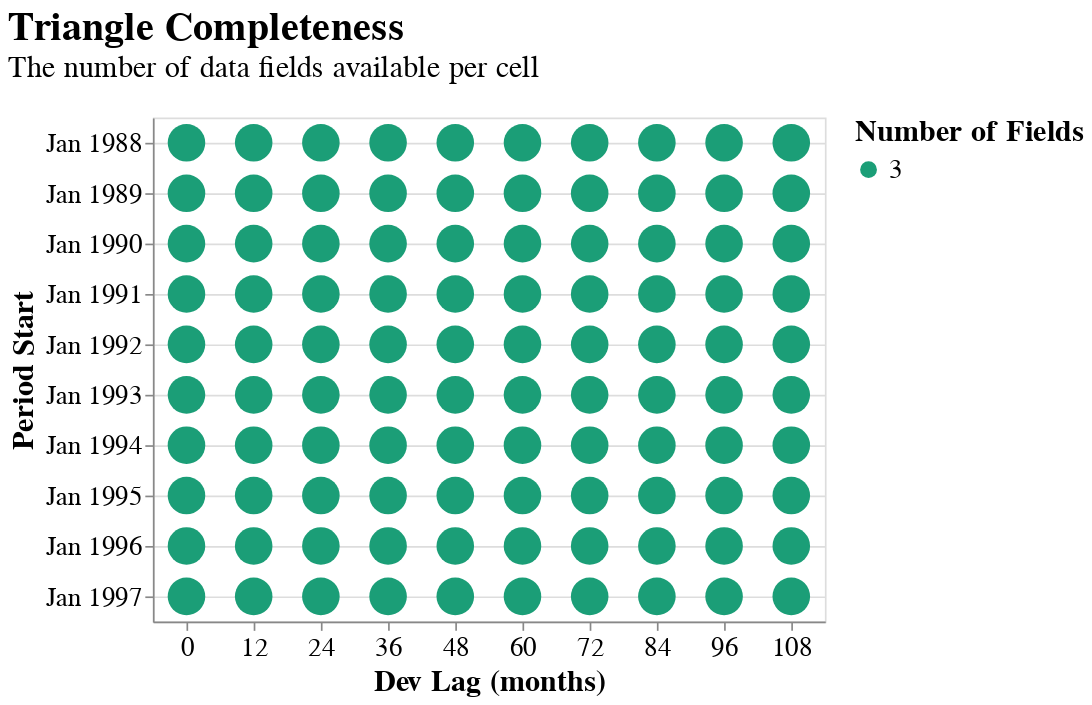

The code cell stored with this chart in its notebook:
### Markdown cell above
# Triangle Inspection

### Code cell
meyers = tri.meyers_tri
meyers.plot_data_completeness()

### Figure 1 — Vega-Lite specification as saved in the notebook (floating-point values rounded to 4 significant figures)
{"autosize": {"contains": "content", "resize": true}, "config": {"style": {"group-title": {"fontSize": 24}, "group-subtitle": {"fontSize": 18}, "guide-label": {"fontSize": 16, "font": "sans-serif"}, "guide-title": {"fontSize": 18, "font": "sans-serif"}}, "mark": {"color": "#1f8fff"}, "title": {"anchor": "start", "offset": 20}, "legend": {"orient": "right", "titleAnchor": "start", "layout": {"direction": "vertical"}, "labelFontSize": 16.0, "titleFontSize": 18.0}, "axis": {"labelFontSize": 16.0, "titleFontSize": 18.0}}, "data": {"values": [{"period_start": "1988-01-01T00:00:00", "period_end": "1988-12-31T00:00:00", "evaluation_date": "1988-12-31T00:00:00", "dev_lag": 0.0, "Number of Fields": 3, "Fields": "Paid Loss ($952,000), Reported Loss ($1,722,000), Earned Premium ($5,812,000)"}, {"period_start": "1988-01-01T00:00:00", "period_end": "1988-12-31T00:00:00", "evaluation_date": "1989-12-31T00:00:00", "dev_lag": 12.0, "Number of Fields": 3, "Fields": "Paid Loss ($1,529,000), Reported Loss ($3,830,000), Earned Premium ($5,812,000)"}, {"period_start": "1988-01-01T00:00:00", "period_end": "1988-12-31T00:00:00", "evaluation_date": "1990-12-31T00:00:00", "dev_lag": 24.0, "Number of Fields": 3, "Fields": "Paid Loss ($2,813,000), Reported Loss ($3,603,000), Earned Premium ($5,812,000)"}, {"period_start": "1988-01-01T00:00:00", "period_end": "1988-12-31T00:00:00", "evaluation_date": "1991-12-31T00:00:00", "dev_lag": 36.0, "Number of Fields": 3, "Fields": "Paid Loss ($3,647,000), Reported Loss ($3,835,000), Earned Premium ($5,812,000)"}, {"period_start": "1988-01-01T00:00:00", "period_end": "1988-12-31T00:00:00", "evaluation_date": "1992-12-31T00:00:00", "dev_lag": 48.0, "Number of Fields": 3, "Fields": "Paid Loss ($3,724,000), Reported Loss ($3,873,000), Earned Premium ($5,812,000)"}, {"period_start": "1988-01-01T00:00:00", "period_end": "1988-12-31T00:00:00", "evaluation_date": "1993-12-31T00:00:00", "dev_lag": 60.0, "Number of Fields": 3, "Fields": "Paid Loss ($3,832,000), Reported Loss ($3,895,000), Earned Premium ($5,812,000)"}, {"period_start": "1988-01-01T00:00:00", "period_end": "1988-12-31T00:00:00", "evaluation_date": "1994-12-31T00:00:00", "dev_lag": 72.0, "Number of Fields": 3, "Fields": "Paid Loss ($3,899,000), Reported Loss ($3,918,000), Earned Premium ($5,812,000)"}, {"period_start": "1988-01-01T00:00:00", "period_end": "1988-12-31T00:00:00", "evaluation_date": "1995-12-31T00:00:00", "dev_lag": 84.0, "Number of Fields": 3, "Fields": "Paid Loss ($3,907,000), Reported Loss ($3,918,000), Earned Premium ($5,812,000)"}, {"period_start": "1988-01-01T00:00:00", "period_end": "1988-12-31T00:00:00", "evaluation_date": "1996-12-31T00:00:00", "dev_lag": 96.0, "Number of Fields": 3, "Fields": "Paid Loss ($3,911,000), Reported Loss ($3,917,000), Earned Premium ($5,812,000)"}, {"period_start": "1988-01-01T00:00:00", "period_end": "1988-12-31T00:00:00", "evaluation_date": "1997-12-31T00:00:00", "dev_lag": 108.0, "Number of Fields": 3, "Fields": "Paid Loss ($3,912,000), Reported Loss ($3,917,000), Earned Premium ($5,812,000)"}, {"period_start": "1989-01-01T00:00:00", "period_end": "1989-12-31T00:00:00", "evaluation_date": "1989-12-31T00:00:00", "dev_lag": 0.0, "Number of Fields": 3, "Fields": "Paid Loss ($849,000), Reported Loss ($1,581,000), Earned Premium ($4,908,000)"}, {"period_start": "1989-01-01T00:00:00", "period_end": "1989-12-31T00:00:00", "evaluation_date": "1990-12-31T00:00:00", "dev_lag": 12.0, "Number of Fields": 3, "Fields": "Paid Loss ($1,564,000), Reported Loss ($2,192,000), Earned Premium ($4,908,000)"}, {"period_start": "1989-01-01T00:00:00", "period_end": "1989-12-31T00:00:00", "evaluation_date": "1991-12-31T00:00:00", "dev_lag": 24.0, "Number of Fields": 3, "Fields": "Paid Loss ($2,202,000), Reported Loss ($2,528,000), Earned Premium ($4,908,000)"}, {"period_start": "1989-01-01T00:00:00", "period_end": "1989-12-31T00:00:00", "evaluation_date": "1992-12-31T00:00:00", "dev_lag": 36.0, "Number of Fields": 3, "Fields": "Paid Loss ($2,432,000), Reported Loss ($2,533,000), Earned Premium ($4,908,000)"}, {"period_start": "1989-01-01T00:00:00", "period_end": "1989-12-31T00:00:00", "evaluation_date": "1993-12-31T00:00:00", "dev_lag": 48.0, "Number of Fields": 3, "Fields": "Paid Loss ($2,468,000), Reported Loss ($2,528,000), Earned Premium ($4,908,000)"}, {"period_start": "1989-01-01T00:00:00", "period_end": "1989-12-31T00:00:00", "evaluation_date": "1994-12-31T00:00:00", "dev_lag": 60.0, "Number of Fields": 3, "Fields": "Paid Loss ($2,487,000), Reported Loss ($2,530,000), Earned Premium ($4,908,000)"}, {"period_start": "1989-01-01T00:00:00", "period_end": "1989-12-31T00:00:00", "evaluation_date": "1995-12-31T00:00:00", "dev_lag": 72.0, "Number of Fields": 3, "Fields": "Paid Loss ($2,513,000), Reported Loss ($2,534,000), Earned Premium ($4,908,000)"}, {"period_start": "1989-01-01T00:00:00", "period_end": "1989-12-31T00:00:00", "evaluation_date": "1996-12-31T00:00:00", "dev_lag": 84.0, "Number of Fields": 3, "Fields": "Paid Loss ($2,526,000), Reported Loss ($2,541,000), Earned Premium ($4,908,000)"}, {"period_start": "1989-01-01T00:00:00", "period_end": "1989-12-31T00:00:00", "evaluation_date": "1997-12-31T00:00:00", "dev_lag": 96.0, "Number of Fields": 3, "Fields": "Paid Loss ($2,531,000), Reported Loss ($2,538,000), Earned Premium ($4,908,000)"}, {"period_start": "1989-01-01T00:00:00", "period_end": "1989-12-31T00:00:00", "evaluation_date": "1998-12-31T00:00:00", "dev_lag": 108.0, "Number of Fields": 3, "Fields": "Paid Loss ($2,527,000), Reported Loss ($2,532,000), Earned Premium ($4,908,000)"}, {"period_start": "1990-01-01T00:00:00", "period_end": "1990-12-31T00:00:00", "evaluation_date": "1990-12-31T00:00:00", "dev_lag": 0.0, "Number of Fields": 3, "Fields": "Paid Loss ($983,000), Reported Loss ($1,834,000), Earned Premium ($5,454,000)"}, {"period_start": "1990-01-01T00:00:00", "period_end": "1990-12-31T00:00:00", "evaluation_date": "1991-12-31T00:00:00", "dev_lag": 12.0, "Number of Fields": 3, "Fields": "Paid Loss ($2,211,000), Reported Loss ($3,009,000), Earned Premium ($5,454,000)"}, {"period_start": "1990-01-01T00:00:00", "period_end": "1990-12-31T00:00:00", "evaluation_date": "1992-12-31T00:00:00", "dev_lag": 24.0, "Number of Fields": 3, "Fields": "Paid Loss ($2,830,000), Reported Loss ($3,488,000), Earned Premium ($5,454,000)"}, {"period_start": "1990-01-01T00:00:00", "period_end": "1990-12-31T00:00:00", "evaluation_date": "1993-12-31T00:00:00", "dev_lag": 36.0, "Number of Fields": 3, "Fields": "Paid Loss ($3,832,000), Reported Loss ($4,000,000), Earned Premium ($5,454,000)"}, {"period_start": "1990-01-01T00:00:00", "period_end": "1990-12-31T00:00:00", "evaluation_date": "1994-12-31T00:00:00", "dev_lag": 48.0, "Number of Fields": 3, "Fields": "Paid Loss ($4,039,000), Reported Loss ($4,105,000), Earned Premium ($5,454,000)"}, {"period_start": "1990-01-01T00:00:00", "period_end": "1990-12-31T00:00:00", "evaluation_date": "1995-12-31T00:00:00", "dev_lag": 60.0, "Number of Fields": 3, "Fields": "Paid Loss ($4,065,000), Reported Loss ($4,087,000), Earned Premium ($5,454,000)"}, {"period_start": "1990-01-01T00:00:00", "period_end": "1990-12-31T00:00:00", "evaluation_date": "1996-12-31T00:00:00", "dev_lag": 72.0, "Number of Fields": 3, "Fields": "Paid Loss ($4,102,000), Reported Loss ($4,112,000), Earned Premium ($5,454,000)"}, {"period_start": "1990-01-01T00:00:00", "period_end": "1990-12-31T00:00:00", "evaluation_date": "1997-12-31T00:00:00", "dev_lag": 84.0, "Number of Fields": 3, "Fields": "Paid Loss ($4,155,000), Reported Loss ($4,170,000), Earned Premium ($5,454,000)"}, {"period_start": "1990-01-01T00:00:00", "period_end": "1990-12-31T00:00:00", "evaluation_date": "1998-12-31T00:00:00", "dev_lag": 96.0, "Number of Fields": 3, "Fields": "Paid Loss ($4,268,000), Reported Loss ($4,271,000), Earned Premium ($5,454,000)"}, {"period_start": "1990-01-01T00:00:00", "period_end": "1990-12-31T00:00:00", "evaluation_date": "1999-12-31T00:00:00", "dev_lag": 108.0, "Number of Fields": 3, "Fields": "Paid Loss ($4,274,000), Reported Loss ($4,279,000), Earned Premium ($5,454,000)"}, {"period_start": "1991-01-01T00:00:00", "period_end": "1991-12-31T00:00:00", "evaluation_date": "1991-12-31T00:00:00", "dev_lag": 0.0, "Number of Fields": 3, "Fields": "Paid Loss ($1,657,000), Reported Loss ($2,305,000), Earned Premium ($5,165,000)"}, {"period_start": "1991-01-01T00:00:00", "period_end": "1991-12-31T00:00:00", "evaluation_date": "1992-12-31T00:00:00", "dev_lag": 12.0, "Number of Fields": 3, "Fields": "Paid Loss ($2,685,000), Reported Loss ($3,473,000), Earned Premium ($5,165,000)"}, {"period_start": "1991-01-01T00:00:00", "period_end": "1991-12-31T00:00:00", "evaluation_date": "1993-12-31T00:00:00", "dev_lag": 24.0, "Number of Fields": 3, "Fields": "Paid Loss ($3,169,000), Reported Loss ($3,713,000), Earned Premium ($5,165,000)"}, {"period_start": "1991-01-01T00:00:00", "period_end": "1991-12-31T00:00:00", "evaluation_date": "1994-12-31T00:00:00", "dev_lag": 36.0, "Number of Fields": 3, "Fields": "Paid Loss ($3,600,000), Reported Loss ($4,018,000), Earned Premium ($5,165,000)"}, {"period_start": "1991-01-01T00:00:00", "period_end": "1991-12-31T00:00:00", "evaluation_date": "1995-12-31T00:00:00", "dev_lag": 48.0, "Number of Fields": 3, "Fields": "Paid Loss ($3,900,000), Reported Loss ($4,295,000), Earned Premium ($5,165,000)"}, {"period_start": "1991-01-01T00:00:00", "period_end": "1991-12-31T00:00:00", "evaluation_date": "1996-12-31T00:00:00", "dev_lag": 60.0, "Number of Fields": 3, "Fields": "Paid Loss ($4,320,000), Reported Loss ($4,334,000), Earned Premium ($5,165,000)"}, {"period_start": "1991-01-01T00:00:00", "period_end": "1991-12-31T00:00:00", "evaluation_date": "1997-12-31T00:00:00", "dev_lag": 72.0, "Number of Fields": 3, "Fields": "Paid Loss ($4,332,000), Reported Loss ($4,343,000), Earned Premium ($5,165,000)"}, {"period_start": "1991-01-01T00:00:00", "period_end": "1991-12-31T00:00:00", "evaluation_date": "1998-12-31T00:00:00", "dev_lag": 84.0, "Number of Fields": 3, "Fields": "Paid Loss ($4,338,000), Reported Loss ($4,340,000), Earned Premium ($5,165,000)"}, {"period_start": "1991-01-01T00:00:00", "period_end": "1991-12-31T00:00:00", "evaluation_date": "1999-12-31T00:00:00", "dev_lag": 96.0, "Number of Fields": 3, "Fields": "Paid Loss ($4,341,000), Reported Loss ($4,342,000), Earned Premium ($5,165,000)"}, {"period_start": "1991-01-01T00:00:00", "period_end": "1991-12-31T00:00:00", "evaluation_date": "2000-12-31T00:00:00", "dev_lag": 108.0, "Number of Fields": 3, "Fields": "Paid Loss ($4,341,000), Reported Loss ($4,341,000), Earned Premium ($5,165,000)"}, {"period_start": "1992-01-01T00:00:00", "period_end": "1992-12-31T00:00:00", "evaluation_date": "1992-12-31T00:00:00", "dev_lag": 0.0, "Number of Fields": 3, "Fields": "Paid Loss ($932,000), Reported Loss ($1,832,000), Earned Premium ($5,214,000)"}, {"period_start": "1992-01-01T00:00:00", "period_end": "1992-12-31T00:00:00", "evaluation_date": "1993-12-31T00:00:00", "dev_lag": 12.0, "Number of Fields": 3, "Fields": "Paid Loss ($1,940,000), Reported Loss ($2,625,000), Earned Premium ($5,214,000)"}, {"period_start": "1992-01-01T00:00:00", "period_end": "1992-12-31T00:00:00", "evaluation_date": "1994-12-31T00:00:00", "dev_lag": 24.0, "Number of Fields": 3, "Fields": "Paid Loss ($2,626,000), Reported Loss ($3,086,000), Earned Premium ($5,214,000)"}, {"period_start": "1992-01-01T00:00:00", "period_end": "1992-12-31T00:00:00", "evaluation_date": "1995-12-31T00:00:00", "dev_lag": 36.0, "Number of Fields": 3, "Fields": "Paid Loss ($3,332,000), Reported Loss ($3,493,000), Earned Premium ($5,214,000)"}, {"period_start": "1992-01-01T00:00:00", "period_end": "1992-12-31T00:00:00", "evaluation_date": "1996-12-31T00:00:00", "dev_lag": 48.0, "Number of Fields": 3, "Fields": "Paid Loss ($3,368,000), Reported Loss ($3,521,000), Earned Premium ($5,214,000)"}, {"period_start": "1992-01-01T00:00:00", "period_end": "1992-12-31T00:00:00", "evaluation_date": "1997-12-31T00:00:00", "dev_lag": 60.0, "Number of Fields": 3, "Fields": "Paid Loss ($3,491,000), Reported Loss ($3,563,000), Earned Premium ($5,214,000)"}, {"period_start": "1992-01-01T00:00:00", "period_end": "1992-12-31T00:00:00", "evaluation_date": "1998-12-31T00:00:00", "dev_lag": 72.0, "Number of Fields": 3, "Fields": "Paid Loss ($3,531,000), Reported Loss ($3,542,000), Earned Premium ($5,214,000)"}, {"period_start": "1992-01-01T00:00:00", "period_end": "1992-12-31T00:00:00", "evaluation_date": "1999-12-31T00:00:00", "dev_lag": 84.0, "Number of Fields": 3, "Fields": "Paid Loss ($3,540,000), Reported Loss ($3,541,000), Earned Premium ($5,214,000)"}, {"period_start": "1992-01-01T00:00:00", "period_end": "1992-12-31T00:00:00", "evaluation_date": "2000-12-31T00:00:00", "dev_lag": 96.0, "Number of Fields": 3, "Fields": "Paid Loss ($3,540,000), Reported Loss ($3,541,000), Earned Premium ($5,214,000)"}, {"period_start": "1992-01-01T00:00:00", "period_end": "1992-12-31T00:00:00", "evaluation_date": "2001-12-31T00:00:00", "dev_lag": 108.0, "Number of Fields": 3, "Fields": "Paid Loss ($3,583,000), Reported Loss ($3,587,000), Earned Premium ($5,214,000)"}, {"period_start": "1993-01-01T00:00:00", "period_end": "1993-12-31T00:00:00", "evaluation_date": "1993-12-31T00:00:00", "dev_lag": 0.0, "Number of Fields": 3, "Fields": "Paid Loss ($1,162,000), Reported Loss ($2,289,000), Earned Premium ($5,230,000)"}, {"period_start": "1993-01-01T00:00:00", "period_end": "1993-12-31T00:00:00", "evaluation_date": "1994-12-31T00:00:00", "dev_lag": 12.0, "Number of Fields": 3, "Fields": "Paid Loss ($2,402,000), Reported Loss ($3,160,000), Earned Premium ($5,230,000)"}, {"period_start": "1993-01-01T00:00:00", "period_end": "1993-12-31T00:00:00", "evaluation_date": "1995-12-31T00:00:00", "dev_lag": 24.0, "Number of Fields": 3, "Fields": "Paid Loss ($2,799,000), Reported Loss ($3,154,000), Earned Premium ($5,230,000)"}, {"period_start": "1993-01-01T00:00:00", "period_end": "1993-12-31T00:00:00", "evaluation_date": "1996-12-31T00:00:00", "dev_lag": 36.0, "Number of Fields": 3, "Fields": "Paid Loss ($2,996,000), Reported Loss ($3,204,000), Earned Premium ($5,230,000)"}, {"period_start": "1993-01-01T00:00:00", "period_end": "1993-12-31T00:00:00", "evaluation_date": "1997-12-31T00:00:00", "dev_lag": 48.0, "Number of Fields": 3, "Fields": "Paid Loss ($3,034,000), Reported Loss ($3,190,000), Earned Premium ($5,230,000)"}, {"period_start": "1993-01-01T00:00:00", "period_end": "1993-12-31T00:00:00", "evaluation_date": "1998-12-31T00:00:00", "dev_lag": 60.0, "Number of Fields": 3, "Fields": "Paid Loss ($3,042,000), Reported Loss ($3,206,000), Earned Premium ($5,230,000)"}, {"period_start": "1993-01-01T00:00:00", "period_end": "1993-12-31T00:00:00", "evaluation_date": "1999-12-31T00:00:00", "dev_lag": 72.0, "Number of Fields": 3, "Fields": "Paid Loss ($3,230,000), Reported Loss ($3,351,000), Earned Premium ($5,230,000)"}, {"period_start": "1993-01-01T00:00:00", "period_end": "1993-12-31T00:00:00", "evaluation_date": "2000-12-31T00:00:00", "dev_lag": 84.0, "Number of Fields": 3, "Fields": "Paid Loss ($3,238,000), Reported Loss ($3,289,000), Earned Premium ($5,230,000)"}, {"period_start": "1993-01-01T00:00:00", "period_end": "1993-12-31T00:00:00", "evaluation_date": "2001-12-31T00:00:00", "dev_lag": 96.0, "Number of Fields": 3, "Fields": "Paid Loss ($3,241,000), Reported Loss ($3,267,000), Earned Premium ($5,230,000)"}, {"period_start": "1993-01-01T00:00:00", "period_end": "1993-12-31T00:00:00", "evaluation_date": "2002-12-31T00:00:00", "dev_lag": 108.0, "Number of Fields": 3, "Fields": "Paid Loss ($3,268,000), Reported Loss ($3,268,000), Earned Premium ($5,230,000)"}, {"period_start": "1994-01-01T00:00:00", "period_end": "1994-12-31T00:00:00", "evaluation_date": "1994-12-31T00:00:00", "dev_lag": 0.0, "Number of Fields": 3, "Fields": "Paid Loss ($1,478,000), Reported Loss ($2,881,000), Earned Premium ($4,992,000)"}, {"period_start": "1994-01-01T00:00:00", "period_end": "1994-12-31T00:00:00", "evaluation_date": "1995-12-31T00:00:00", "dev_lag": 12.0, "Number of Fields": 3, "Fields": "Paid Loss ($2,980,000), Reported Loss ($4,254,000), Earned Premium ($4,992,000)"}, {"period_start": "1994-01-01T00:00:00", "period_end": "1994-12-31T00:00:00", "evaluation_date": "1996-12-31T00:00:00", "dev_lag": 24.0, "Number of Fields": 3, "Fields": "Paid Loss ($3,945,000), Reported Loss ($4,841,000), Earned Premium ($4,992,000)"}, {"period_start": "1994-01-01T00:00:00", "period_end": "1994-12-31T00:00:00", "evaluation_date": "1997-12-31T00:00:00", "dev_lag": 36.0, "Number of Fields": 3, "Fields": "Paid Loss ($4,714,000), Reported Loss ($5,176,000), Earned Premium ($4,992,000)"}, {"period_start": "1994-01-01T00:00:00", "period_end": "1994-12-31T00:00:00", "evaluation_date": "1998-12-31T00:00:00", "dev_lag": 48.0, "Number of Fields": 3, "Fields": "Paid Loss ($5,462,000), Reported Loss ($5,551,000), Earned Premium ($4,992,000)"}, {"period_start": "1994-01-01T00:00:00", "period_end": "1994-12-31T00:00:00", "evaluation_date": "1999-12-31T00:00:00", "dev_lag": 60.0, "Number of Fields": 3, "Fields": "Paid Loss ($5,680,000), Reported Loss ($5,689,000), Earned Premium ($4,992,000)"}, {"period_start": "1994-01-01T00:00:00", "period_end": "1994-12-31T00:00:00", "evaluation_date": "2000-12-31T00:00:00", "dev_lag": 72.0, "Number of Fields": 3, "Fields": "Paid Loss ($5,682,000), Reported Loss ($5,683,000), Earned Premium ($4,992,000)"}, {"period_start": "1994-01-01T00:00:00", "period_end": "1994-12-31T00:00:00", "evaluation_date": "2001-12-31T00:00:00", "dev_lag": 84.0, "Number of Fields": 3, "Fields": "Paid Loss ($5,683,000), Reported Loss ($5,688,000), Earned Premium ($4,992,000)"}, {"period_start": "1994-01-01T00:00:00", "period_end": "1994-12-31T00:00:00", "evaluation_date": "2002-12-31T00:00:00", "dev_lag": 96.0, "Number of Fields": 3, "Fields": "Paid Loss ($5,684,000), Reported Loss ($5,684,000), Earned Premium ($4,992,000)"}, {"period_start": "1994-01-01T00:00:00", "period_end": "1994-12-31T00:00:00", "evaluation_date": "2003-12-31T00:00:00", "dev_lag": 108.0, "Number of Fields": 3, "Fields": "Paid Loss ($5,684,000), Reported Loss ($5,684,000), Earned Premium ($4,992,000)"}, {"period_start": "1995-01-01T00:00:00", "period_end": "1995-12-31T00:00:00", "evaluation_date": "1995-12-31T00:00:00", "dev_lag": 0.0, "Number of Fields": 3, "Fields": "Paid Loss ($1,240,000), Reported Loss ($2,849,000), Earned Premium ($5,466,000)"}, {"period_start": "1995-01-01T00:00:00", "period_end": "1995-12-31T00:00:00", "evaluation_date": "1996-12-31T00:00:00", "dev_lag": 12.0, "Number of Fields": 3, "Fields": "Paid Loss ($2,080,000), Reported Loss ($2,956,000), Earned Premium ($5,466,000)"}, {"period_start": "1995-01-01T00:00:00", "period_end": "1995-12-31T00:00:00", "evaluation_date": "1997-12-31T00:00:00", "dev_lag": 24.0, "Number of Fields": 3, "Fields": "Paid Loss ($2,607,000), Reported Loss ($3,382,000), Earned Premium ($5,466,000)"}, {"period_start": "1995-01-01T00:00:00", "period_end": "1995-12-31T00:00:00", "evaluation_date": "1998-12-31T00:00:00", "dev_lag": 36.0, "Number of Fields": 3, "Fields": "Paid Loss ($3,080,000), Reported Loss ($3,755,000), Earned Premium ($5,466,000)"}, {"period_start": "1995-01-01T00:00:00", "period_end": "1995-12-31T00:00:00", "evaluation_date": "1999-12-31T00:00:00", "dev_lag": 48.0, "Number of Fields": 3, "Fields": "Paid Loss ($3,678,000), Reported Loss ($4,148,000), Earned Premium ($5,466,000)"}, {"period_start": "1995-01-01T00:00:00", "period_end": "1995-12-31T00:00:00", "evaluation_date": "2000-12-31T00:00:00", "dev_lag": 60.0, "Number of Fields": 3, "Fields": "Paid Loss ($4,002,000), Reported Loss ($4,123,000), Earned Premium ($5,466,000)"}, {"period_start": "1995-01-01T00:00:00", "period_end": "1995-12-31T00:00:00", "evaluation_date": "2001-12-31T00:00:00", "dev_lag": 72.0, "Number of Fields": 3, "Fields": "Paid Loss ($4,117,000), Reported Loss ($4,126,000), Earned Premium ($5,466,000)"}, {"period_start": "1995-01-01T00:00:00", "period_end": "1995-12-31T00:00:00", "evaluation_date": "2002-12-31T00:00:00", "dev_lag": 84.0, "Number of Fields": 3, "Fields": "Paid Loss ($4,125,000), Reported Loss ($4,127,000), Earned Premium ($5,466,000)"}, {"period_start": "1995-01-01T00:00:00", "period_end": "1995-12-31T00:00:00", "evaluation_date": "2003-12-31T00:00:00", "dev_lag": 96.0, "Number of Fields": 3, "Fields": "Paid Loss ($4,128,000), Reported Loss ($4,128,000), Earned Premium ($5,466,000)"}, {"period_start": "1995-01-01T00:00:00", "period_end": "1995-12-31T00:00:00", "evaluation_date": "2004-12-31T00:00:00", "dev_lag": 108.0, "Number of Fields": 3, "Fields": "Paid Loss ($4,128,000), Reported Loss ($4,128,000), Earned Premium ($5,466,000)"}, {"period_start": "1996-01-01T00:00:00", "period_end": "1996-12-31T00:00:00", "evaluation_date": "1996-12-31T00:00:00", "dev_lag": 0.0, "Number of Fields": 3, "Fields": "Paid Loss ($1,326,000), Reported Loss ($2,541,000), Earned Premium ($5,226,000)"}, {"period_start": "1996-01-01T00:00:00", "period_end": "1996-12-31T00:00:00", "evaluation_date": "1997-12-31T00:00:00", "dev_lag": 12.0, "Number of Fields": 3, "Fields": "Paid Loss ($2,412,000), Reported Loss ($3,307,000), Earned Premium ($5,226,000)"}, {"period_start": "1996-01-01T00:00:00", "period_end": "1996-12-31T00:00:00", "evaluation_date": "1998-12-31T00:00:00", "dev_lag": 24.0, "Number of Fields": 3, "Fields": "Paid Loss ($3,367,000), Reported Loss ($3,789,000), Earned Premium ($5,226,000)"}, {"period_start": "1996-01-01T00:00:00", "period_end": "1996-12-31T00:00:00", "evaluation_date": "1999-12-31T00:00:00", "dev_lag": 36.0, "Number of Fields": 3, "Fields": "Paid Loss ($3,843,000), Reported Loss ($3,973,000), Earned Premium ($5,226,000)"}, {"period_start": "1996-01-01T00:00:00", "period_end": "1996-12-31T00:00:00", "evaluation_date": "2000-12-31T00:00:00", "dev_lag": 48.0, "Number of Fields": 3, "Fields": "Paid Loss ($3,965,000), Reported Loss ($4,031,000), Earned Premium ($5,226,000)"}, {"period_start": "1996-01-01T00:00:00", "period_end": "1996-12-31T00:00:00", "evaluation_date": "2001-12-31T00:00:00", "dev_lag": 60.0, "Number of Fields": 3, "Fields": "Paid Loss ($4,127,000), Reported Loss ($4,157,000), Earned Premium ($5,226,000)"}, {"period_start": "1996-01-01T00:00:00", "period_end": "1996-12-31T00:00:00", "evaluation_date": "2002-12-31T00:00:00", "dev_lag": 72.0, "Number of Fields": 3, "Fields": "Paid Loss ($4,133,000), Reported Loss ($4,143,000), Earned Premium ($5,226,000)"}, {"period_start": "1996-01-01T00:00:00", "period_end": "1996-12-31T00:00:00", "evaluation_date": "2003-12-31T00:00:00", "dev_lag": 84.0, "Number of Fields": 3, "Fields": "Paid Loss ($4,141,000), Reported Loss ($4,142,000), Earned Premium ($5,226,000)"}, {"period_start": "1996-01-01T00:00:00", "period_end": "1996-12-31T00:00:00", "evaluation_date": "2004-12-31T00:00:00", "dev_lag": 96.0, "Number of Fields": 3, "Fields": "Paid Loss ($4,142,000), Reported Loss ($4,144,000), Earned Premium ($5,226,000)"}, {"period_start": "1996-01-01T00:00:00", "period_end": "1996-12-31T00:00:00", "evaluation_date": "2005-12-31T00:00:00", "dev_lag": 108.0, "Number of Fields": 3, "Fields": "Paid Loss ($4,144,000), Reported Loss ($4,144,000), Earned Premium ($5,226,000)"}, {"period_start": "1997-01-01T00:00:00", "period_end": "1997-12-31T00:00:00", "evaluation_date": "1997-12-31T00:00:00", "dev_lag": 0.0, "Number of Fields": 3, "Fields": "Paid Loss ($1,413,000), Reported Loss ($2,203,000), Earned Premium ($4,962,000)"}, {"period_start": "1997-01-01T00:00:00", "period_end": "1997-12-31T00:00:00", "evaluation_date": "1998-12-31T00:00:00", "dev_lag": 12.0, "Number of Fields": 3, "Fields": "Paid Loss ($2,683,000), Reported Loss ($2,934,000), Earned Premium ($4,962,000)"}, {"period_start": "1997-01-01T00:00:00", "period_end": "1997-12-31T00:00:00", "evaluation_date": "1999-12-31T00:00:00", "dev_lag": 24.0, "Number of Fields": 3, "Fields": "Paid Loss ($3,173,000), Reported Loss ($3,608,000), Earned Premium ($4,962,000)"}, {"period_start": "1997-01-01T00:00:00", "period_end": "1997-12-31T00:00:00", "evaluation_date": "2000-12-31T00:00:00", "dev_lag": 36.0, "Number of Fields": 3, "Fields": "Paid Loss ($3,674,000), Reported Loss ($3,977,000), Earned Premium ($4,962,000)"}, {"period_start": "1997-01-01T00:00:00", "period_end": "1997-12-31T00:00:00", "evaluation_date": "2001-12-31T00:00:00", "dev_lag": 48.0, "Number of Fields": 3, "Fields": "Paid Loss ($3,805,000), Reported Loss ($4,040,000), Earned Premium ($4,962,000)"}, {"period_start": "1997-01-01T00:00:00", "period_end": "1997-12-31T00:00:00", "evaluation_date": "2002-12-31T00:00:00", "dev_lag": 60.0, "Number of Fields": 3, "Fields": "Paid Loss ($4,005,000), Reported Loss ($4,121,000), Earned Premium ($4,962,000)"}, {"period_start": "1997-01-01T00:00:00", "period_end": "1997-12-31T00:00:00", "evaluation_date": "2003-12-31T00:00:00", "dev_lag": 72.0, "Number of Fields": 3, "Fields": "Paid Loss ($4,020,000), Reported Loss ($4,147,000), Earned Premium ($4,962,000)"}, {"period_start": "1997-01-01T00:00:00", "period_end": "1997-12-31T00:00:00", "evaluation_date": "2004-12-31T00:00:00", "dev_lag": 84.0, "Number of Fields": 3, "Fields": "Paid Loss ($4,095,000), Reported Loss ($4,155,000), Earned Premium ($4,962,000)"}, {"period_start": "1997-01-01T00:00:00", "period_end": "1997-12-31T00:00:00", "evaluation_date": "2005-12-31T00:00:00", "dev_lag": 96.0, "Number of Fields": 3, "Fields": "Paid Loss ($4,132,000), Reported Loss ($4,183,000), Earned Premium ($4,962,000)"}, {"period_start": "1997-01-01T00:00:00", "period_end": "1997-12-31T00:00:00", "evaluation_date": "2006-12-31T00:00:00", "dev_lag": 108.0, "Number of Fields": 3, "Fields": "Paid Loss ($4,139,000), Reported Loss ($4,181,000), Earned Premium ($4,962,000)"}]}, "mark": {"type": "circle", "opacity": 1, "size": 500.0}, "encoding": {"color": {"condition": {"param": "param_9", "field": "Number of Fields", "scale": {"scheme": "dark2"}, "type": "nominal"}, "value": "lightgray"}, "tooltip": [{"field": "period_start", "title": "Period Start", "type": "temporal"}, {"field": "period_end", "title": "Period End", "type": "temporal"}, {"field": "evaluation_date", "title": "Evaluation Date", "type": "temporal"}, {"field": "dev_lag", "title": "Dev Lag (months)", "type": "nominal"}, {"field": "Fields", "type": "nominal"}], "x": {"axis": {"labelAngle": 0}, "field": "dev_lag", "scale": {"zero": true}, "title": "Dev Lag (months)", "type": "nominal"}, "y": {"field": "period_start", "scale": {"padding": 15, "reverse": true}, "timeUnit": "yearmonth", "title": "Period Start", "type": "temporal"}}, "height": 300, "params": [{"name": "param_9", "select": {"type": "point"}}, {"name": "param_10", "select": {"type": "interval", "encodings": ["x", "y"]}, "bind": "scales"}], "title": {"text": "Triangle Completeness", "subtitle": "The number of data fields available per cell"}, "width": 400, "$schema": "https://vega.github.io/schema/vega-lite/v5.20.1.json"}
